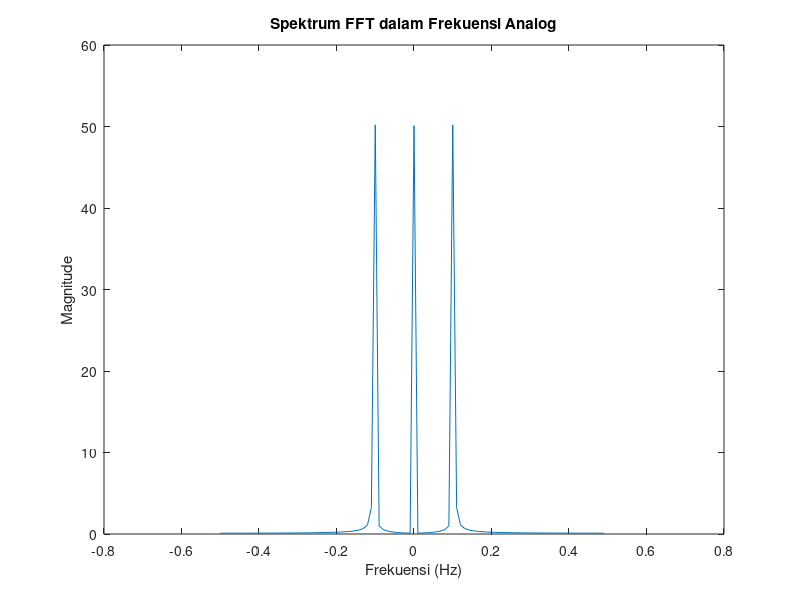
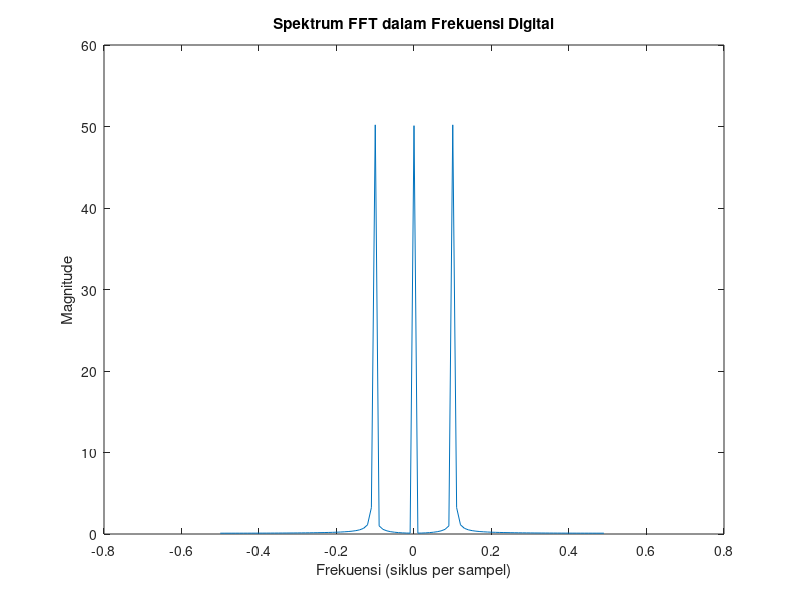

Write the MATLAB code that produced these figures, in order.
% Program untuk menampilkan fft dalam frekuensi analog dan digital
close all;clc;

L = 100; % Panjang sinyal
n = 0:(L-1); % Vektor waktu/sampel

% Komponen sinyal
x1 = cos(2 * pi * (0.100) * n); % x1(n)
x2 = 0.1 * cos(2 * pi * (0.105) * n); % x2(n)
x3 = 0.001 * cos(2 * pi * (0.111) * n); % x3(n)

% Sinyal total
x = 0.5 + x1 + x2 + x3;

% Window rektangular
rect_window = ones(1, L);

% Terapkan window ke sinyal
x_windowed = x .* rect_window;

% Frekuensi sampling
Fs = 1; % Frekuensi sampling adalah 1 sampel per detik

% N-DFT
X = fft(x_windowed);

% Menggeser spektrum setelah fft
X_shifted = fftshift(X);

% Mendapatkan magnitude dari spektrum
X_magnitude = abs(X_shifted);

% Membuat vektor frekuensi analog
f = (-L/2 : L/2-1) * Fs / L;

% Membuat vektor frekuensi digital (siklus per sampel)
f_digital = f / Fs;

% Membuat plot magnitude vs frekuensi analog
figure(1)
plot(f, X_magnitude)
xlabel('Frekuensi (Hz)')
ylabel('Magnitude')
title('Spektrum FFT dalam Frekuensi Analog')

% Membuat plot magnitude vs frekuensi digital
figure(2)
plot(f_digital, X_magnitude)
xlabel('Frekuensi (siklus per sampel)')
ylabel('Magnitude')
title('Spektrum FFT dalam Frekuensi Digital')
